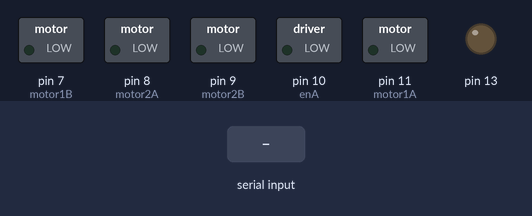
Bench run of a sketch on a simulated Arduino Mega 2560, built with avr-gcc and run on an emulated ATmega2560. On the bench: switched loads named in the sketch (green lamp = pin HIGH), output pins drawn as LEDs (lit = HIGH). The inputs (shaded band) are chosen by the test bench. What the sketch prints to the serial monitor is not drawn.

Above: at 1.2 s.
1.3 s: "f" received over the second serial link
At 2.4 s:
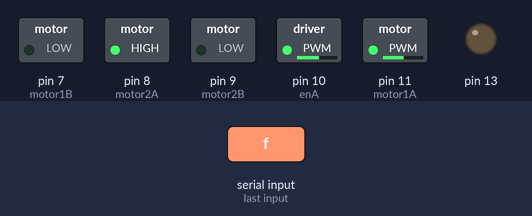
2.8 s: "s" received over the second serial link
At 3.5 s:
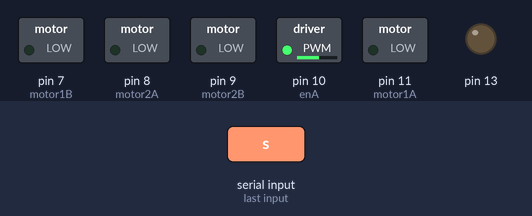
4.3 s: "r" received over the second serial link
At 4.7 s:
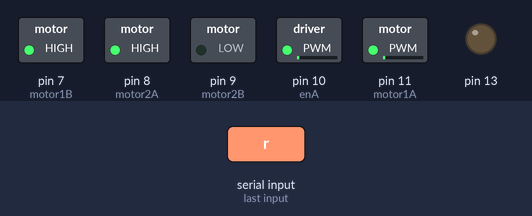
5.8 s: "b" received over the second serial link
At 7.0 s:
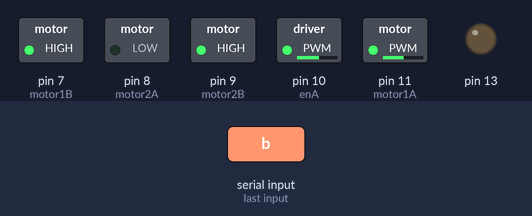
7.3 s: "z" received over the second serial link
At 8.1 s:
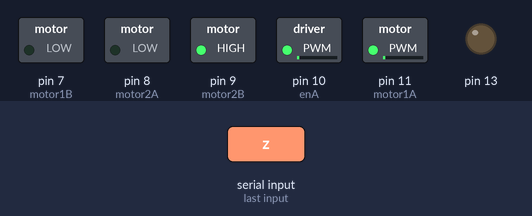
8.8 s: "s" received over the second serial link
At 9.3 s:
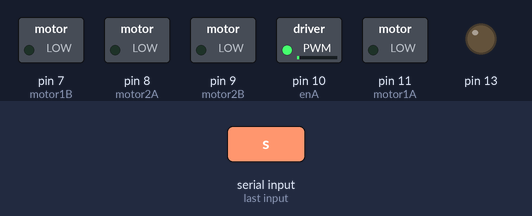
Timing chart, 0 to 11.3 s (numbered marks = the images above; inputs shaded):
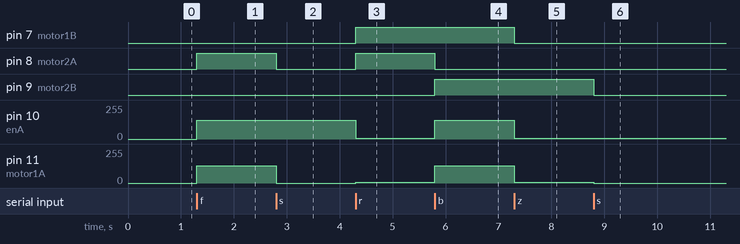

Measured:
- after the input at 1.3 s, pin 8 (motor2A): LOW → HIGH at once; pin 10 (enA): 0/255 → 140/255 at once; pin 11 (motor1A): 0/255 → 130/255 at once
- after the input at 2.8 s, pin 8 (motor2A): HIGH → LOW at once; pin 11 (motor1A): 130/255 → 0/255 at once
- after the input at 4.3 s, pin 7 (motor1B), pin 8 (motor2A): LOW → HIGH at once; pin 10 (enA): 140/255 → 5/255 at once; pin 11 (motor1A): 0/255 → 5/255 at once
- after the input at 5.8 s, pin 8 (motor2A): HIGH → LOW at once; pin 9 (motor2B): LOW → HIGH at once; pin 10 (enA): 5/255 → 140/255 at once; pin 11 (motor1A): 5/255 → 130/255 at once
- after the input at 7.3 s, pin 7 (motor1B): HIGH → LOW at once; pin 10 (enA): 140/255 → 5/255 at once; pin 11 (motor1A): 130/255 → 5/255 at once
- after the input at 8.8 s, pin 9 (motor2B): HIGH → LOW at once; pin 11 (motor1A): 5/255 → 0/255 at once

The sketch:

btappcontrol.ino
```cpp
/*
  Project: Remote Control Robot using App
  Author: Craig Ratchford
  Description:
    This Arduino program controls a two-motor robot via commands received over Serial1.
    The robot can move forward, backward, turn left, turn right, and stop.
    Commands are single-character inputs sent from an app:
      - 'f' : move forward
      - 'b' : move backward
      - 'r' : turn right
      - 'z' : turn left
      - 's' : stop
*/

#include "Arduino.h"

// Motor driver pins (L298N)
const int motor1A = 11;    // IN1
const int motor1B = 7;     // IN2
const int motor2A = 8;     // IN3
const int motor2B = 9;     // IN4
const int enA = 10;        // Enable motor 1
const int enB = 11;        // Enable motor 2

// Function prototypes
void turnRight();
void moveForward();
void stopMotors();
void back();
void turnLeft();

void setup() {
  // Initialize built-in LED pin
  pinMode(13, OUTPUT);

  // Initialize Serial ports
  Serial1.begin(9600); // For receiving commands from app (e.g., Bluetooth)
  Serial.begin(9600);  // For debugging on Serial Monitor

  // Set motor pins as outputs
  pinMode(motor1A, OUTPUT);
  pinMode(motor1B, OUTPUT);
  pinMode(motor2A, OUTPUT);
  pinMode(motor2B, OUTPUT);

  // Enable pins as outputs
  pinMode(enA, OUTPUT);
  pinMode(enB, OUTPUT);
}

// Buffers to store incoming commands
String messageBuffer = "";
String message = "";

void loop() {
  // Check if there is data available from Serial1 (app input)
  while (Serial1.available() > 0) {
    char data = (char) Serial1.read(); // Read a single character command

    // Forward command
    if (data == 'f') {
      message = data;
      Serial.print(message);
      moveForward();
      message = "";
    }
    // Stop command
    else if (data == 's') {
      message = data;
      Serial.print(message);
      stopMotors();
      message = "";
    }
    // Turn right command
    else if (data == 'r') {
      message = data;
      Serial.print(message);
      turnRight();
      message = "";
    }
    // Backward command
    else if (data == 'b') {
      message = data;
      Serial.print(message);
      back();
      message = "";
    }
    // Turn left command
    else if (data == 'z') {
      message = data;
      Serial.print(message);
      turnLeft();
      message = "";
    }
  }
}

// Function to turn the robot right
void turnRight() {
  digitalWrite(motor1A, LOW);
  digitalWrite(motor1B, HIGH);
  digitalWrite(motor2A, HIGH);
  digitalWrite(motor2B, LOW);

  // Set motor speeds for turning
  analogWrite(enA, 5);
  analogWrite(enB, 5);
}

// Function to move the robot forward
void moveForward() {
  digitalWrite(motor1A, HIGH);
  digitalWrite(motor1B, LOW);
  digitalWrite(motor2A, HIGH);
  digitalWrite(motor2B, LOW);

  // Set motor speeds
  analogWrite(enA, 140);
  analogWrite(enB, 130);
}

// Function to stop the robot
void stopMotors() {
  digitalWrite(motor1A, LOW);
  digitalWrite(motor1B, LOW);
  digitalWrite(motor2A, LOW);
  digitalWrite(motor2B, LOW);
}

// Function to turn the robot left
void turnLeft() {
  digitalWrite(motor1A, HIGH);
  digitalWrite(motor1B, LOW);
  digitalWrite(motor2A, LOW);
  digitalWrite(motor2B, HIGH);

  // Set motor speeds for turning
  analogWrite(enA, 5);
  analogWrite(enB, 5);
}

// Function to move the robot backward
void back() {
  digitalWrite(motor1A, LOW);
  digitalWrite(motor1B, HIGH);
  digitalWrite(motor2A, LOW);
  digitalWrite(motor2B, HIGH);

  // Set motor speeds for reverse
  analogWrite(enA, 140);
  analogWrite(enB, 130);
}
```
